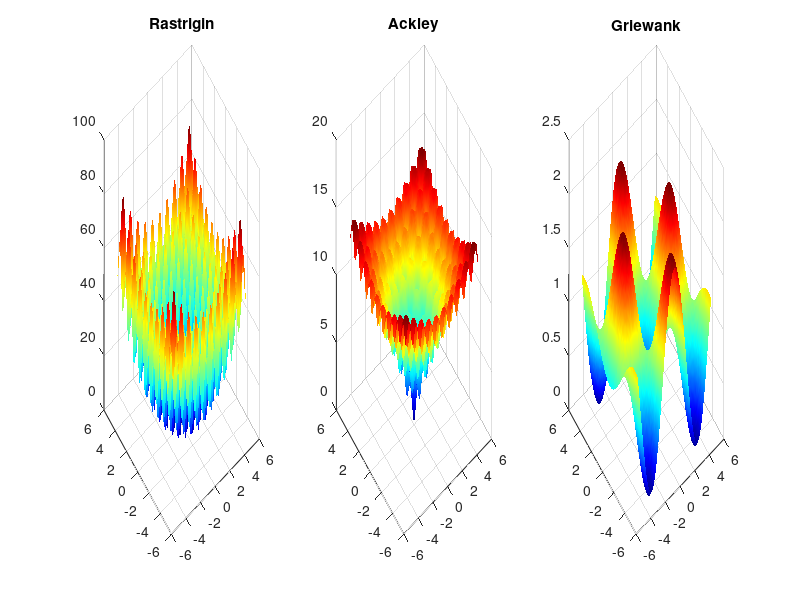
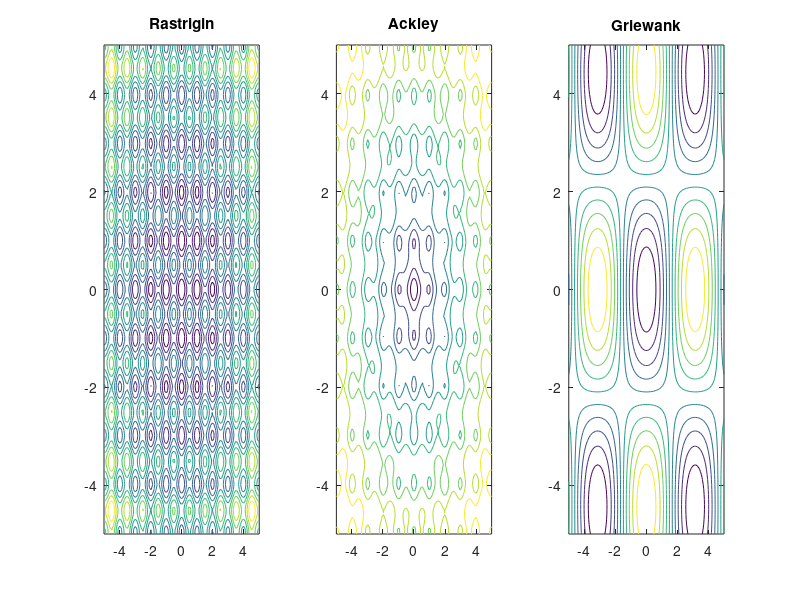

Recreate these plots in MATLAB, in order.
clc; clear; close all;

x = linspace(-5, 5, 100);
y = linspace(-5, 5, 100);
[X, Y] = meshgrid(x, y);


rastrigin = 10*2 + (X.^2 - 10*cos(2*pi*X)) + (Y.^2 - 10*cos(2*pi*Y));

ackley = -20*exp(-0.2*sqrt(0.5*(X.^2 + Y.^2))) - exp(0.5*(cos(2*pi*X) + cos(2*pi*Y))) + 20 + exp(1);

griewank = (X.^2 + Y.^2)/4000 - cos(X).*cos(Y/sqrt(2)) + 1;

figure;
subplot(1,3,1);
surf(X, Y, rastrigin);shading interp;colormap jet;
title('Rastrigin'); 

subplot(1,3,2);
surf(X, Y, ackley);shading interp;colormap jet;
title('Ackley'); 

subplot(1,3,3);
surf(X, Y, griewank);shading interp;colormap jet;
title('Griewank');


figure;
subplot(1,3,1);
contour(x,y, rastrigin);
title('Rastrigin');

subplot(1,3,2);
contour(x,y, ackley);
title('Ackley');

subplot(1,3,3);
contour(x,y, griewank);
title('Griewank');
